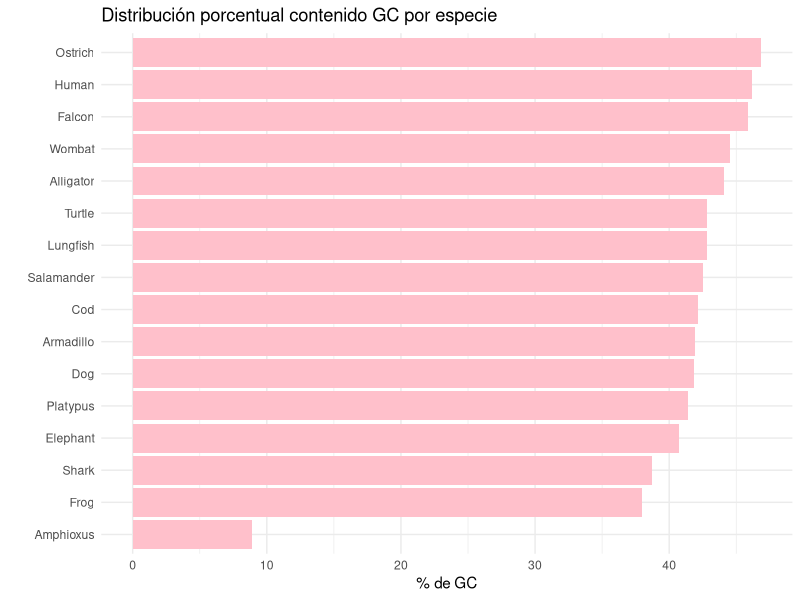

This figure's R source:
library(dplyr)
library(ggplot2)

datos <- data.frame(
  Especie = c("Lungfish", "Shark","Frog","Salamander","Turtle","Alligator","Falcon","Ostrich","Cod","Armadillo","Elephant","Human","Dog","Wombat","Platypus","Amphioxus"),
  A = c(301, 311,336,319,361,333,340,307,288,359,352,326,331,340,309,243),
  C = c(338,293,289,319,359,366,382,387,307,328,326,389,318,366,315,211),
  G = c(152,150,144,166,131,145,142,147,182,150,137,136,159,144,157,246),
  T = c(353,390,371,337,293,315,279,299,384,303,322,286,332,296,359,4430))
print(datos)
#Calcular los porcentajes de GC
datos <- datos %>%
  mutate(Porcentaje = (datos$G + datos$C) / rowSums(datos[, c("A", "C", "G", "T")]) * 100)

#Imprimir la tabla de los datos con los porcentajes
print(datos)

#Generar el gráfico de los porcentajes
ggplot(datos, aes(x = reorder(Especie, Porcentaje), y = Porcentaje)) +
  geom_bar(stat = "identity", fill = "pink") +
  coord_flip() +
  labs(title = "Distribución porcentual contenido GC por especie",
       x = "", y = "% de GC") +
  theme_minimal()

#El organismo Ostrich fue el de mayor porcentaje de contenido GC (mayor al 40%), mientras que Amphioxus fue el de menor porcentaje (menor al 10%)